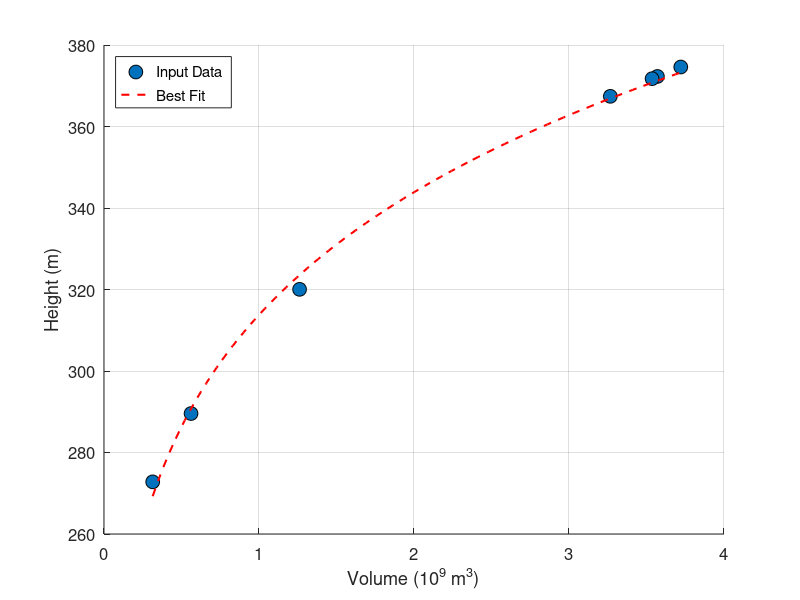

Here is the MATLAB script that generated this plot:
%% Lake Mead Data Import

% Customize Fonts
axisFontSize = 12;   % Font size for axis ticks
labelFontSize = 14;  % Font size for axis labels
legendFontSize = 12; % Font size for legend text
titleFontSize = 16;  % Font size for title

% Total Capacity of Lake Mead (Ac-Ft)
mead_vol = [30167000; 28946000; 28667000; 26483000; 10230000; 4553000; 2547000];
meadlogvol = log(mead_vol);
mead_vol_m = mead_vol*1233.48; % convert Ac-Ft to cubic meters

% Elevation of Lake Mead (Ft)
mead_h = [1229.0; 1221.4; 1219.6; 1205.4; 1050.0; 950.0; 895.0];
meadlogh = log(mead_h);
mead_h_m = mead_h*0.3048; % convert ft to m

a = 14.9837;
b = 0.1321;
% Generate fitted line data
x_fit = linspace(min(mead_vol_m), max(mead_vol_m), 100); % Generate x values for smooth line
y_fit = a * x_fit.^b; % Compute corresponding y values



% Create plot
figure('Units', 'inches', 'Position', [1, 1, 6, 4]); 
hold on;
scatter(mead_vol_m/10e9, mead_h_m, 100, 'filled', 'MarkerEdgeColor', 'k', 'DisplayName', 'Input Data');
plot(x_fit/10e9, y_fit, 'r--', 'LineWidth', 1.5, 'DisplayName', 'Best Fit'); % Red line for best fit
hold off;

% Add labels and legend
xlabel('Volume (10^9 m^3)', 'FontSize', labelFontSize, 'Interpreter', 'tex');
ylabel('Height (m)','FontSize', labelFontSize);
legend('FontSize', legendFontSize, 'Location', 'northwest');
set(gca, 'FontSize', axisFontSize)
grid on;
saveas(gcf,'figures/hh_fit.png')